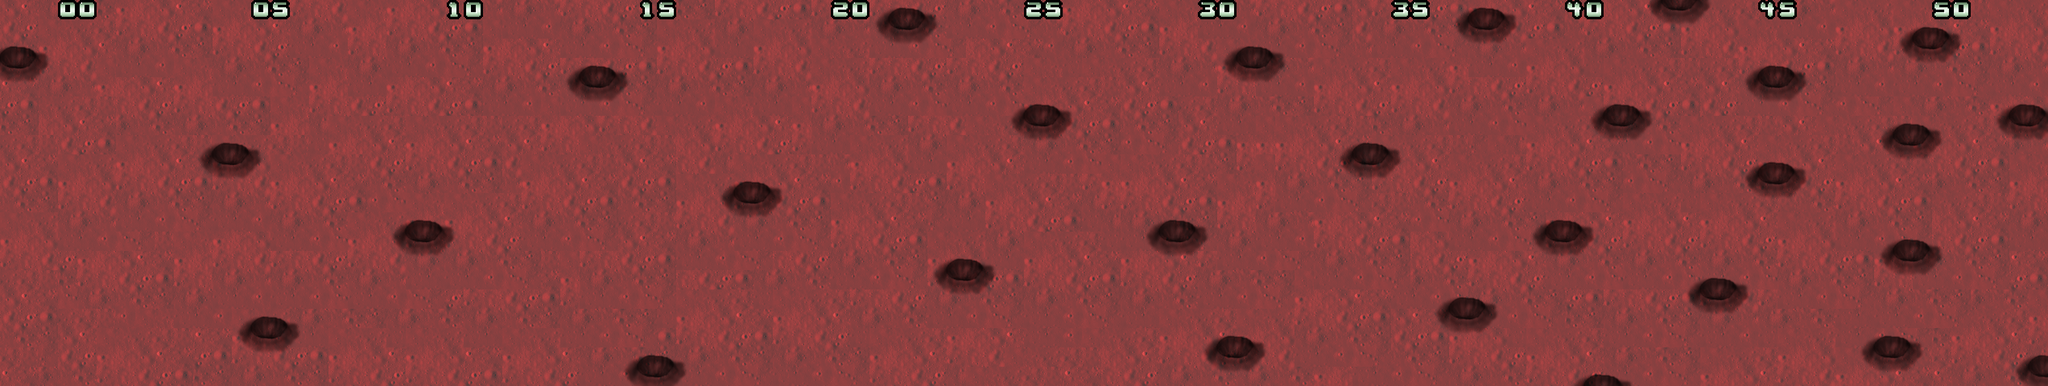

Rendered tile map (Tiled .tmx) drawn with the repository's tilesets; below, a short description and the map source with its tile grids summarised:
An orthogonal 106x20 tile map with 32x32 px tiles, 3 tile layers (Fondo, Geisers, Numeros), 6 tilesets and 30 objects (mainPlayer).

<map version="1.0" tiledversion="1.0.2" orientation="orthogonal" renderorder="right-down" width="106" height="20" tilewidth="32" tileheight="32" nextobjectid="86">
 <tileset firstgid="1" name="Marte" tilewidth="32" tileheight="32" tilecount="25" columns="5">
  <image source="../../img/sprite/marte.png" width="160" height="160" />
 </tileset>
 <tileset firstgid="26" name="RutaEspacial" tilewidth="32" tileheight="32" tilecount="36" columns="6">
  <image source="../../img/sprite/spaceroute.png" width="192" height="192" />
 </tileset>
 <tileset firstgid="62" name="Tina" tilewidth="32" tileheight="32" tilecount="15" columns="3">
  <image source="../../img/sprite/tina.png" trans="ff00ff" width="96" height="160" />
 </tileset>
 <tileset firstgid="77" name="clemen" tilewidth="32" tileheight="32" tilecount="10" columns="2">
  <image source="../../img/sprite/clemen.png" trans="ff00ff" width="64" height="160" />
 </tileset>
 <tileset firstgid="87" name="geiser" tilewidth="32" tileheight="32" tilecount="16" columns="4">
  <image source="../../img/sprite/geiser.png" trans="ff00ff" width="128" height="128" />
 </tileset>
 <tileset firstgid="103" name="32x32_font" tilewidth="32" tileheight="32" tilecount="59" columns="59">
  <image source="../../img/font/32x32_font.png" trans="ff00ff" width="1888" height="32" />
 </tileset>
 <layer name="Fondo" width="106" height="20">
  <data>[2120 cells, 2120 non-empty, 25 distinct tile ids]</data>
 </layer>
 <layer name="Geisers" width="106" height="20">
  <data>[2120 cells, 418 non-empty, 16 distinct tile ids]</data>
 </layer>
 <layer name="Numeros" width="106" height="20">
  <data>[2120 cells, 22 non-empty, 6 distinct tile ids]</data>
 </layer>
 <objectgroup name="Colision">
  <object id="57" x="329" y="234" width="102" height="61" />
  <object id="58" x="-18" y="75" width="102" height="61" />
  <object id="59" x="394" y="522" width="102" height="61" />
  <object id="60" x="648.667" y="362" width="102" height="61" />
  <object id="61" x="937.333" y="106.333" width="102" height="61" />
  <object id="62" x="1032.67" y="586.333" width="102" height="61" />
  <object id="63" x="1195.33" y="297.333" width="102" height="61" />
  <object id="64" x="1448.67" y="10.3333" width="102" height="61" />
  <object id="65" x="1546.33" y="427" width="102" height="61" />
  <object id="66" x="1674.33" y="169" width="102" height="61" />
  <object id="67" x="1898.33" y="361" width="102" height="61" />
  <object id="68" x="2217" y="233.667" width="102" height="61" />
  <object id="69" x="2026.67" y="74" width="102" height="61" />
  <object id="70" x="1994" y="555" width="102" height="61" />
  <object id="71" x="2376.33" y="489.667" width="102" height="61" />
  <object id="72" x="2538" y="364.333" width="102" height="61" />
  <object id="73" x="2602" y="613.667" width="102" height="61" />
  <object id="74" x="2795.67" y="457.333" width="102" height="61" />
  <object id="75" x="2635" y="170.333" width="102" height="61" />
  <object id="76" x="2408.33" y="10.6667" width="102" height="61" />
  <object id="77" x="2728.33" y="-16" width="102" height="61" />
  <object id="78" x="2891" y="106.667" width="102" height="61" />
  <object id="79" x="2889.67" y="266.667" width="102" height="61" />
  <object id="80" x="3114.67" y="201" width="102" height="61" />
  <object id="81" x="3147" y="43" width="102" height="61" />
  <object id="82" x="3305.67" y="170.333" width="102" height="61" />
  <object id="83" x="3112.33" y="392.667" width="102" height="61" />
  <object id="84" x="3083" y="555.333" width="102" height="61" />
  <object id="85" x="3336.33" y="583.333" width="102" height="61" />
 </objectgroup>
 <objectgroup name="Entities">
  <object id="12" name="mainPlayer" x="96.034" y="352.113" width="50" height="50">
   <properties>
    <property name="frameheight" value="50" />
    <property name="framewidth" value="50" />
    <property name="image" value="robot50" />
    <property name="spritelength" value="45" />
    <property name="spritewidth" value="45" />
   </properties>
  </object>
 </objectgroup>
</map>
